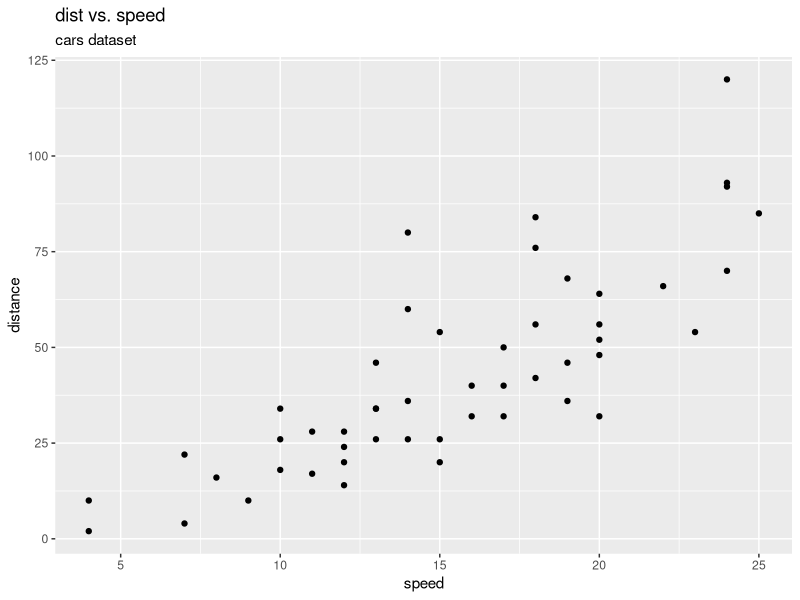

The R script that drew this image:
library(ggplot2)
ggplot(cars, aes(speed, dist)) + geom_point() +
  labs(title = "dist vs. speed",
       subtitle = "cars dataset",
       y = "distance")
